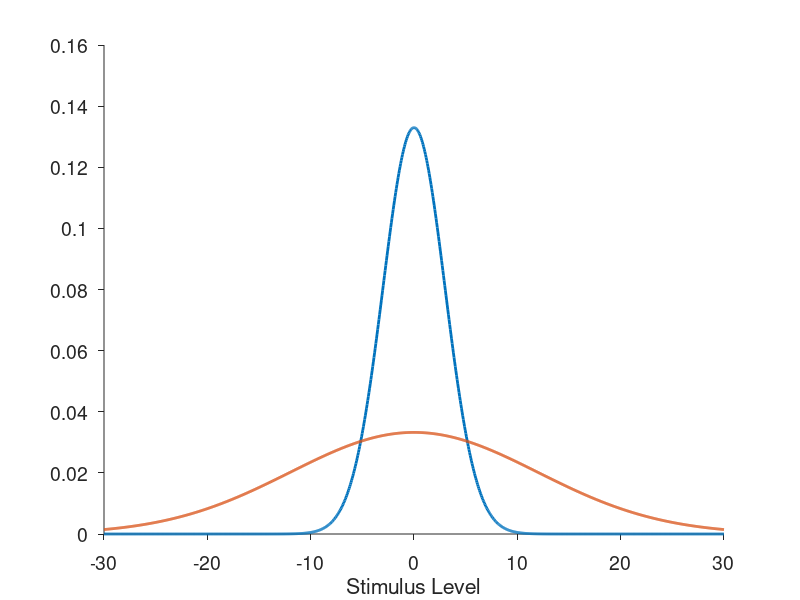

Here is the MATLAB script that generated this plot:
function plot_illustration

sigma1 = 3;
sigma2 = 12;

x = linspace(-30,30,1000);
y1 = exp(-0.5 * x.^2 ./ sigma1.^2) ./ sqrt(2 *pi) ./ sigma1;
y2 = exp(-0.5 * x.^2 ./ sigma2.^2) ./ sqrt(2 *pi) ./ sigma2;

hold on
plot(x, y1, 'LineWidth', 2);
plot(x, y2, 'LineWidth', 2);
set(gca, 'TickDir', 'out', 'Fontsize', 14)
xlabel('Stimulus Level')